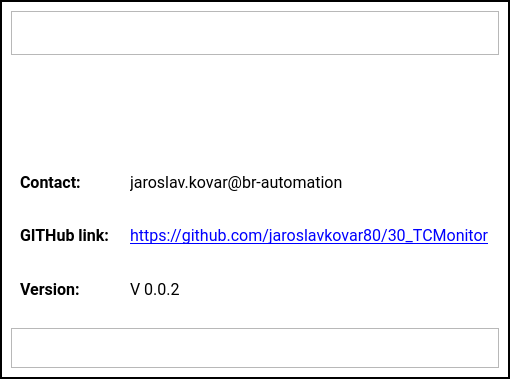
<?xml version="1.0" encoding="UTF-8"?>
<ui version="4.0">
 <class>Dialog</class>
 <widget class="QDialog" name="Dialog">
  <property name="windowModality">
   <enum>Qt::NonModal</enum>
  </property>
  <property name="enabled">
   <bool>true</bool>
  </property>
  <property name="geometry">
   <rect>
    <x>0</x>
    <y>0</y>
    <width>510</width>
    <height>379</height>
   </rect>
  </property>
  <property name="windowTitle">
   <string>About</string>
  </property>
  <property name="windowOpacity">
   <double>1.000000000000000</double>
  </property>
  <property name="styleSheet">
   <string notr="true">#Dialog{
  border-style: solid;
  border-width: 2px;
}
#frame{
	background-color:#FFFFFF;
  border-style: solid;
  border-width: 2px;;
}

#frame_2{
	background-color:#FFFFFF;
  border-style: none;
  border-width: 1px;
	border-radius: 8px;
}

#frame_4{
	background-color:#FFFFFF;;
  border-style: none;
  border-width: 1px;
	border-radius: 8px;
}
#btnLogo{
	background-color:#FFFFFF;
	border-style:none;

}
#infoButton{
	background-color:#FFFFFF;
	border-style:none;

}

#btnClose{
	background-color:#FFFFFF;
	border-style:none;
}
#btnClose:pressed{
    background-color: rgba(255,151,64,0.8);
	border-radius: 4px;
}</string>
  </property>
  <property name="modal">
   <bool>true</bool>
  </property>
  <layout class="QGridLayout" name="gridLayout">
   <property name="leftMargin">
    <number>0</number>
   </property>
   <property name="topMargin">
    <number>0</number>
   </property>
   <property name="rightMargin">
    <number>0</number>
   </property>
   <property name="bottomMargin">
    <number>0</number>
   </property>
   <property name="spacing">
    <number>0</number>
   </property>
   <item row="0" column="0">
    <widget class="QFrame" name="frame">
     <property name="frameShape">
      <enum>QFrame::StyledPanel</enum>
     </property>
     <property name="frameShadow">
      <enum>QFrame::Raised</enum>
     </property>
     <layout class="QVBoxLayout" name="verticalLayout" stretch="0,0,6,0">
      <property name="spacing">
       <number>6</number>
      </property>
      <item>
       <widget class="QFrame" name="frame_3">
        <property name="frameShape">
         <enum>QFrame::StyledPanel</enum>
        </property>
        <property name="frameShadow">
         <enum>QFrame::Raised</enum>
        </property>
        <layout class="QHBoxLayout" name="horizontalLayout">
         <item>
          <widget class="QLabel" name="lbAbout">
           <property name="font">
            <font>
             <family>Roboto</family>
             <pointsize>12</pointsize>
             <weight>75</weight>
             <bold>true</bold>
            </font>
           </property>
           <property name="text">
            <string/>
           </property>
          </widget>
         </item>
         <item>
          <spacer name="horizontalSpacer_2">
           <property name="orientation">
            <enum>Qt::Horizontal</enum>
           </property>
           <property name="sizeHint" stdset="0">
            <size>
             <width>40</width>
             <height>20</height>
            </size>
           </property>
          </spacer>
         </item>
         <item>
          <widget class="QPushButton" name="btnClose">
           <property name="minimumSize">
            <size>
             <width>24</width>
             <height>24</height>
            </size>
           </property>
           <property name="maximumSize">
            <size>
             <width>24</width>
             <height>24</height>
            </size>
           </property>
           <property name="styleSheet">
            <string notr="true"/>
           </property>
           <property name="text">
            <string/>
           </property>
           <property name="icon">
            <iconset resource="test.qrc">
             <normaloff>:test/pictures/x-square.svg</normaloff>:test/pictures/x-square.svg</iconset>
           </property>
           <property name="iconSize">
            <size>
             <width>24</width>
             <height>24</height>
            </size>
           </property>
           <property name="flat">
            <bool>true</bool>
           </property>
          </widget>
         </item>
        </layout>
       </widget>
      </item>
      <item>
       <widget class="QFrame" name="frame_4">
        <property name="frameShape">
         <enum>QFrame::StyledPanel</enum>
        </property>
        <property name="frameShadow">
         <enum>QFrame::Raised</enum>
        </property>
        <layout class="QVBoxLayout" name="verticalLayout_2">
         <item>
          <widget class="QPushButton" name="infoButton">
           <property name="minimumSize">
            <size>
             <width>64</width>
             <height>64</height>
            </size>
           </property>
           <property name="text">
            <string/>
           </property>
           <property name="icon">
            <iconset resource="test.qrc">
             <normaloff>:test/pictures/info.svg</normaloff>:test/pictures/info.svg</iconset>
           </property>
           <property name="iconSize">
            <size>
             <width>64</width>
             <height>64</height>
            </size>
           </property>
          </widget>
         </item>
        </layout>
       </widget>
      </item>
      <item>
       <widget class="QFrame" name="frame_2">
        <property name="frameShape">
         <enum>QFrame::StyledPanel</enum>
        </property>
        <property name="frameShadow">
         <enum>QFrame::Raised</enum>
        </property>
        <layout class="QGridLayout" name="gridLayout_2" columnstretch="0,0">
         <item row="1" column="0">
          <widget class="QLabel" name="label">
           <property name="font">
            <font>
             <family>Roboto</family>
             <pointsize>12</pointsize>
             <weight>75</weight>
             <bold>true</bold>
            </font>
           </property>
           <property name="text">
            <string>GITHub link:</string>
           </property>
          </widget>
         </item>
         <item row="2" column="1">
          <widget class="QLabel" name="lbAbout_4">
           <property name="font">
            <font>
             <family>Roboto</family>
             <pointsize>12</pointsize>
             <weight>50</weight>
             <bold>false</bold>
            </font>
           </property>
           <property name="text">
            <string>V 0.0.2</string>
           </property>
          </widget>
         </item>
         <item row="0" column="1">
          <widget class="QLabel" name="label_3">
           <property name="font">
            <font>
             <family>Roboto</family>
             <pointsize>12</pointsize>
            </font>
           </property>
           <property name="text">
            <string>jaroslav.kovar@br-automation</string>
           </property>
          </widget>
         </item>
         <item row="0" column="0">
          <widget class="QLabel" name="lbAbout_3">
           <property name="font">
            <font>
             <family>Roboto</family>
             <pointsize>12</pointsize>
             <weight>75</weight>
             <bold>true</bold>
            </font>
           </property>
           <property name="text">
            <string>Contact:</string>
           </property>
          </widget>
         </item>
         <item row="2" column="0">
          <widget class="QLabel" name="label_2">
           <property name="font">
            <font>
             <family>Roboto</family>
             <pointsize>12</pointsize>
             <weight>75</weight>
             <bold>true</bold>
            </font>
           </property>
           <property name="text">
            <string>Version:</string>
           </property>
          </widget>
         </item>
         <item row="1" column="1">
          <widget class="QLabel" name="lbAbout_2">
           <property name="font">
            <font>
             <family>Roboto</family>
             <pointsize>12</pointsize>
             <weight>50</weight>
             <bold>false</bold>
            </font>
           </property>
           <property name="text">
            <string>&lt;html&gt;&lt;head/&gt;&lt;body&gt;&lt;p&gt;&lt;a href=&quot;https://github.com/jaroslavkovar80/30_TCMonitor&quot;&gt;&lt;span style=&quot; text-decoration: underline; color:#0000ff;&quot;&gt;https://github.com/jaroslavkovar80/30_TCMonitor&lt;/span&gt;&lt;/a&gt;&lt;/p&gt;&lt;/body&gt;&lt;/html&gt;</string>
           </property>
          </widget>
         </item>
        </layout>
       </widget>
      </item>
      <item>
       <widget class="QFrame" name="frame_5">
        <property name="frameShape">
         <enum>QFrame::StyledPanel</enum>
        </property>
        <property name="frameShadow">
         <enum>QFrame::Raised</enum>
        </property>
        <layout class="QHBoxLayout" name="horizontalLayout_2">
         <item>
          <spacer name="horizontalSpacer">
           <property name="orientation">
            <enum>Qt::Horizontal</enum>
           </property>
           <property name="sizeHint" stdset="0">
            <size>
             <width>40</width>
             <height>20</height>
            </size>
           </property>
          </spacer>
         </item>
         <item>
          <widget class="QPushButton" name="btnLogo">
           <property name="autoFillBackground">
            <bool>false</bool>
           </property>
           <property name="text">
            <string/>
           </property>
           <property name="icon">
            <iconset resource="test.qrc">
             <normaloff>:test/pictures/BRLogo.png</normaloff>:test/pictures/BRLogo.png</iconset>
           </property>
           <property name="iconSize">
            <size>
             <width>70</width>
             <height>30</height>
            </size>
           </property>
          </widget>
         </item>
        </layout>
       </widget>
      </item>
     </layout>
    </widget>
   </item>
  </layout>
 </widget>
 <resources>
  <include location="test.qrc"/>
 </resources>
 <connections>
  <connection>
   <sender>btnClose</sender>
   <signal>clicked()</signal>
   <receiver>Dialog</receiver>
   <slot>close()</slot>
   <hints>
    <hint type="sourcelabel">
     <x>445</x>
     <y>30</y>
    </hint>
    <hint type="destinationlabel">
     <x>238</x>
     <y>220</y>
    </hint>
   </hints>
  </connection>
 </connections>
</ui>
